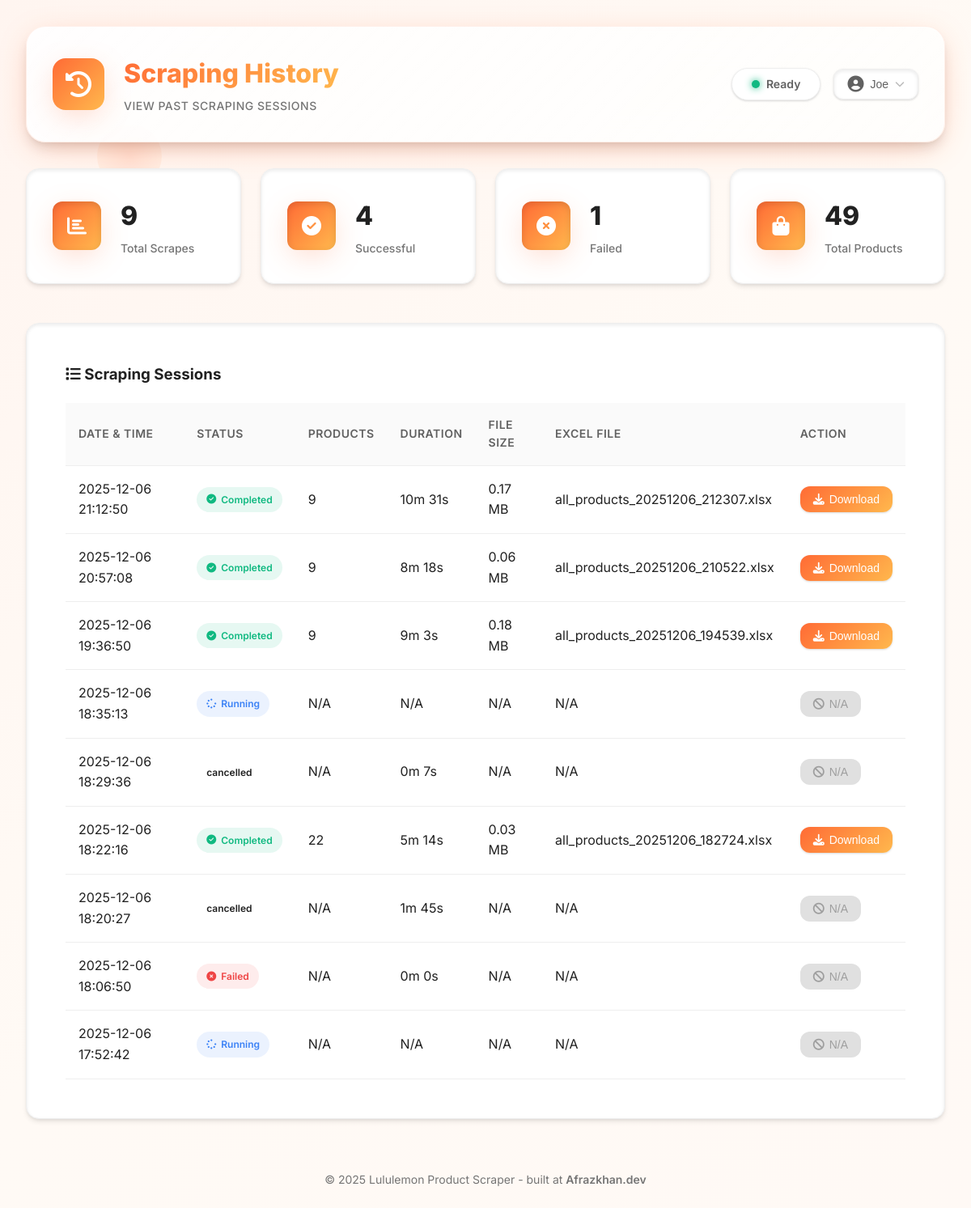
The page /history (signed in) on the database its author committed.
### database.py (models this page shows, shortened)
class User(UserMixin, db.Model):
    __tablename__ = 'users'
    id = db.Column(db.Integer, primary_key=True)
    email = db.Column(db.String(120), unique=True, nullable=False, index=True)
    password_hash = db.Column(db.String(255), nullable=False)
    role = db.Column(db.String(20), nullable=False, default='user')  # 'admin' or 'user'
    is_active = db.Column(db.Boolean, default=True)
    created_at = db.Column(db.DateTime, default=datetime.now)
    last_login = db.Column(db.DateTime)
    reset_token = db.Column(db.String(100), nullable=True)
    reset_token_expires = db.Column(db.DateTime, nullable=True)
    scraping_history = db.relationship('ScrapingHistory', backref='user', lazy='dynamic')
    email_recipients = db.relationship('EmailRecipient', backref='added_by_user', lazy='dynamic')
    def is_admin(self):
        return self.role == 'admin'

class ScrapingHistory(db.Model):
    __tablename__ = 'scraping_history'
    id = db.Column(db.Integer, primary_key=True)
    trigger_type = db.Column(db.String(20), nullable=False)  # 'manual' or 'scheduled'
    triggered_by = db.Column(db.Integer, db.ForeignKey('users.id'), nullable=False)
    status = db.Column(db.String(20), nullable=False)  # 'running', 'completed', 'failed'
    started_at = db.Column(db.DateTime, default=datetime.now)
    completed_at = db.Column(db.DateTime)
    excel_filename = db.Column(db.String(255))
    file_size = db.Column(db.Integer)  # in bytes
    total_products = db.Column(db.Integer)
    error_message = db.Column(db.Text)

### app.py (the view)
@app.route('/history')
@login_required
def history():
    if current_user.role == 'admin':
        history_records = ScrapingHistory.query.order_by(ScrapingHistory.started_at.desc()).all()
    else:
        history_records = ScrapingHistory.query.filter_by(triggered_by=current_user.id).order_by(ScrapingHistory.started_at.desc()).all()
    return render_template('history.html', history=history_records, user=current_user)

### app.py (called while the page is built)
@login_manager.user_loader
def load_user(user_id):
    return User.query.get(int(user_id))

### templates/history.html (shortened to what this page needs)
<!DOCTYPE html>
<html lang="en">
<head>
    <link rel="stylesheet" href="https://cdnjs.cloudflare.com/ajax/libs/font-awesome/6.5.1/css/all.min.css">
    <link rel="stylesheet" href="{{ url_for('static', filename='css/style.css') }}">
</head>
<body>
    <div class="particles-bg">
        <div class="particle"></div>
    </div>
    <div class="container">
        <header class="header">
            <div class="logo-section">
                <div class="logo-icon">
                    <i class="fas fa-history"></i>
                </div>
                <div class="logo-text">
                    <h1>Scraping History</h1>
                    <p class="subtitle">View Past Scraping Sessions</p>
                </div>
            </div>
            <div class="header-actions">
                <div class="status-indicator">
                    <span class="status-dot"></span>
                    <span class="status-text">Ready</span>
                </div>
                <div class="user-menu-wrapper">
                    <button class="user-menu-button" id="userMenuButton">
                        <i class="fas fa-user-circle"></i>
                        <span id="userEmailShort">{{ user.email.split('@')[0] }}</span>
                        <i class="fas fa-chevron-down"></i>
                    </button>
                </div>
            </div>
        </header>
        <main class="main-content">
            <div class="stats-grid">
                <div class="stat-card">
                    <div class="stat-icon">
                        <i class="fas fa-chart-bar"></i>
                    </div>
                    <div class="stat-content">
                        <h3>{{ history|length }}</h3>
                        <p>Total Scrapes</p>
                    </div>
                </div>
                <div class="stat-card">
                    <div class="stat-icon">
                        <i class="fas fa-check-circle"></i>
                    </div>
                    <div class="stat-content">
                        <h3>{{ history|selectattr('status', 'equalto', 'completed')|list|length }}</h3>
                        <p>Successful</p>
                    </div>
                </div>
                <div class="stat-card">
                    <div class="stat-icon">
                        <i class="fas fa-times-circle"></i>
                    </div>
                    <div class="stat-content">
                        <h3>{{ history|selectattr('status', 'equalto', 'failed')|list|length }}</h3>
                        <p>Failed</p>
                    </div>
                </div>
                <div class="stat-card">
                    <div class="stat-icon">
                        <i class="fas fa-shopping-bag"></i>
                    </div>
                    <div class="stat-content">
                        <h3>{{ history|selectattr('total_products')|sum(attribute='total_products') if history else 0 }}</h3>
                        <p>Total Products</p>
                    </div>
                </div>
            </div>
            <div class="history-section">
                <h3 style="margin-top: 0; margin-bottom: 20px;">
                    <i class="fas fa-list"></i> Scraping Sessions
                </h3>
                {% if history %}
                <table>
                    <thead>
                        <tr>
                            <th>Date & Time</th>
                            <th>Status</th>
                            <th>Products</th>
                            <th>Duration</th>
                            <th>File Size</th>
                            <th>Excel File</th>
                            <th>Action</th>
                        </tr>
                    </thead>
                    <tbody>
                        {% for h in history %}
                        <tr>
                            <td>{{ h.started_at.strftime('%Y-%m-%d %H:%M:%S') if h.started_at else 'N/A' }}</td>
                            <td>
                                <span class="status-badge status-{{ h.status }}">
                                    {% if h.status == 'completed' %}
                                        <i class="fas fa-check-circle"></i> Completed
                                    {% elif h.status == 'failed' %}
                                        <i class="fas fa-times-circle"></i> Failed
                                    {% elif h.status == 'running' %}
                                        <i class="fas fa-spinner fa-spin"></i> Running
                                    {% else %}
                                        {{ h.status }}
                                    {% endif %}
                                </span>
                            </td>
                            <td>{{ h.total_products if h.total_products else 'N/A' }}</td>
                            <td>
                                {% if h.started_at and h.completed_at %}
                                    {% set duration = (h.completed_at - h.started_at).total_seconds() %}
                                    {{ '%dm %ds' % (duration // 60, duration % 60) }}
                                {% else %}
                                    N/A
                                {% endif %}
                            </td>
                            <td>
                                {% if h.file_size %}
                                    {{ '%.2f MB' % (h.file_size / 1024 / 1024) }}
                                {% else %}
                                    N/A
                                {% endif %}
                            </td>
                            <td>{{ h.excel_filename if h.excel_filename else 'N/A' }}</td>
                            <td>
                                {% if h.status == 'completed' and h.excel_filename %}
                                <button class="btn-download" onclick="downloadExcel('{{ h.excel_filename }}')">
                                    <i class="fas fa-download"></i> Download
                                </button>
                                {% else %}
                                <button class="btn-download" disabled>
                                    <i class="fas fa-ban"></i> N/A
                                </button>
                                {% endif %}
                            </td>
                        </tr>
                        {% endfor %}
                    </tbody>
                </table>
                {% endif %}
            </div>
        </main>
        <footer class="footer">
            <p>&copy; 2025 Lululemon Product Scraper - built at <a href="https://afrazkhan.dev" target="_blank" style="color: var(--primary); text-decoration: none; font-weight: 600;">Afrazkhan.dev</a></p>
        </footer>
    </div>
</body>
</html>

### templates/history.html (style rules this page uses)
.history-section { background: var(--white); border-radius: var(--radius-xl); padding: var(--spacing-xl); margin-bottom: var(--spacing-xl); box-shadow: var(--shadow-lg), var(--inner-shadow-sm); border: 1px solid var(--gray-200); transition: all var(--transition-base); }
.history-section { background: var(--white); border-radius: var(--radius-xl); padding: var(--spacing-2xl); box-shadow: var(--shadow-md), var(--inner-shadow-sm); border: 1px solid var(--gray-200); }
table { width: 100%; border-collapse: collapse; }
th, td { padding: var(--spacing-md); text-align: left; border-bottom: 1px solid var(--gray-200); }
th { background: var(--gray-50); font-weight: 600; color: var(--gray-700); font-size: 0.875rem; text-transform: uppercase; letter-spacing: 0.5px; }
tbody tr { transition: all var(--transition-base); }
.status-badge { padding: 6px 12px; border-radius: var(--radius-full); font-size: 0.75rem; font-weight: 600; display: inline-flex; align-items: center; gap: 6px; }
.status-completed { background: rgba(16, 185, 129, 0.1); color: var(--success); }
.status-failed { background: rgba(239, 68, 68, 0.1); color: var(--danger); }
.status-running { background: rgba(59, 130, 246, 0.1); color: #3b82f6; }
.btn-download { background: var(--gradient-primary); color: var(--white); border: none; padding: 8px 16px; border-radius: var(--radius-lg); cursor: pointer; font-size: 0.875rem; font-weight: 500; transition: all var(--transition-base); box-shadow: var(--shadow-sm); display: inline-flex; align-items: center; gap: 6px; }
.btn-download:disabled { background: var(--gray-300); color: var(--gray-500); cursor: not-allowed; transform: none; box-shadow: none; }

### rows shown on the page
User: email "Joe"
ScrapingHistory: started_at "2025-12-06 21:12:50", status "completed" (drawn), total_products "9", value "10m 31s", h.file_size/1024/1024 "0.17 MB", excel_filename "all_products_20251206_212307.xlsx"
ScrapingHistory: started_at "2025-12-06 20:57:08", status "completed" (drawn), total_products "9", value "8m 18s", h.file_size/1024/1024 "0.06 MB", excel_filename "all_products_20251206_210522.xlsx"
ScrapingHistory: started_at "2025-12-06 19:36:50", status "completed" (drawn), total_products "9", value "9m 3s", h.file_size/1024/1024 "0.18 MB", excel_filename "all_products_20251206_194539.xlsx"
ScrapingHistory: started_at "2025-12-06 18:35:13", status "running" (drawn), total_products "N/A", excel_filename "N/A"
ScrapingHistory: started_at "2025-12-06 18:29:36", status "cancelled", total_products "N/A", value "0m 7s", excel_filename "N/A"
ScrapingHistory: started_at "2025-12-06 18:22:16", status "completed" (drawn), total_products "22", value "5m 14s", h.file_size/1024/1024 "0.03 MB", excel_filename "all_products_20251206_182724.xlsx"
ScrapingHistory: started_at "2025-12-06 18:20:27", status "cancelled", total_products "N/A", value "1m 45s", excel_filename "N/A"
ScrapingHistory: started_at "2025-12-06 18:06:50", status "failed" (drawn), total_products "N/A", value "0m 0s", excel_filename "N/A"
ScrapingHistory: started_at "2025-12-06 17:52:42", status "running" (drawn), total_products "N/A", excel_filename "N/A"

### other values the page prints
{{ history|length }} "9"
{{ history|selectattr('status', 'equalto', 'completed')|list|length }} "4"
{{ history|selectattr('status', 'equalto', 'failed')|list|length }} "1"
